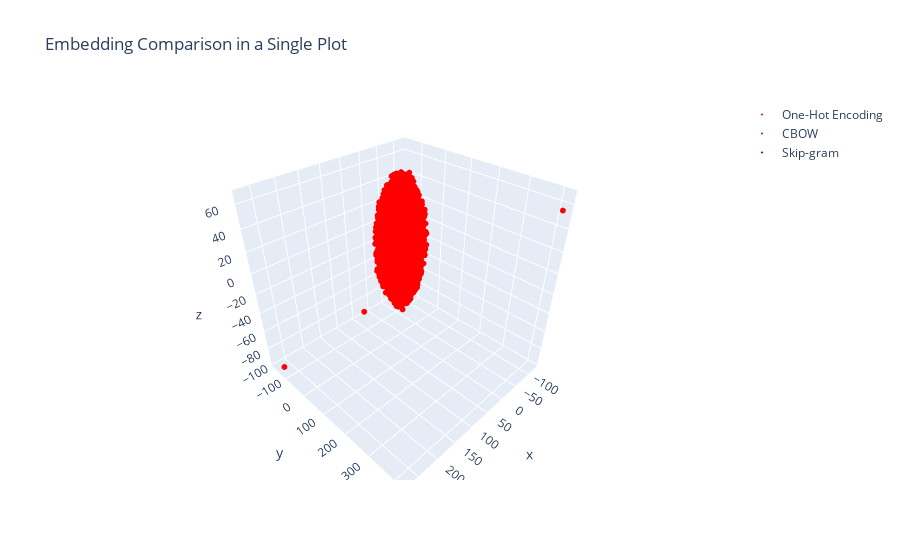

Notebook code cell kept with this figure:
### Code cell
# 새로운 fig 생성
fig = go.Figure()

# One-Hot Encoding 데이터 추가
fig.add_trace(go.Scatter3d(x=df_one_hot_3d['x'], y=df_one_hot_3d['y'], z=df_one_hot_3d['z'],
                           mode='markers', marker=dict(size=2, color='red'),
                           name='One-Hot Encoding'))

# CBOW 데이터 추가
fig.add_trace(go.Scatter3d(x=df_cbow_3d['x'], y=df_cbow_3d['y'], z=df_cbow_3d['z'],
                           mode='markers', marker=dict(size=2, color='green'),
                           name='CBOW'))

# Skip-gram 데이터 추가
fig.add_trace(go.Scatter3d(x=df_skip_gram_3d['x'], y=df_skip_gram_3d['y'], z=df_skip_gram_3d['z'],
                           mode='markers', marker=dict(size=2, color='blue'),
                           name='Skip-gram'))

# Layout 설정
fig.update_layout(scene=dict(aspectmode="cube", aspectratio=dict(x=1, y=1, z=1)),
                  title="Embedding Comparison in a Single Plot")

# 그래프 출력
fig.show()
fig.write_html("Embedding Comparison.html")

### Figure 1 — Plotly figure (JSON) as saved in the notebook; plotly's stock layout.template omitted (floating-point values rounded to 4 significant figures; data arrays with more than 128 entries replaced by an {"elided": "..."} marker saying what was removed)
{"data": [{"marker": {"color": "red", "size": 2}, "mode": "markers", "name": "One-Hot Encoding", "type": "scatter3d", "x": {"elided": "5572 float values"}, "y": {"elided": "5572 float values"}, "z": {"elided": "5572 float values"}}, {"marker": {"color": "green", "size": 2}, "mode": "markers", "name": "CBOW", "type": "scatter3d", "x": {"elided": "5572 float values"}, "y": {"elided": "5572 float values"}, "z": {"elided": "5572 float values"}}, {"marker": {"color": "blue", "size": 2}, "mode": "markers", "name": "Skip-gram", "type": "scatter3d", "x": {"elided": "5572 float values"}, "y": {"elided": "5572 float values"}, "z": {"elided": "5572 float values"}}], "layout": {"scene": {"aspectmode": "cube", "aspectratio": {"x": 1, "y": 1, "z": 1}}, "title": {"text": "Embedding Comparison in a Single Plot"}}}
